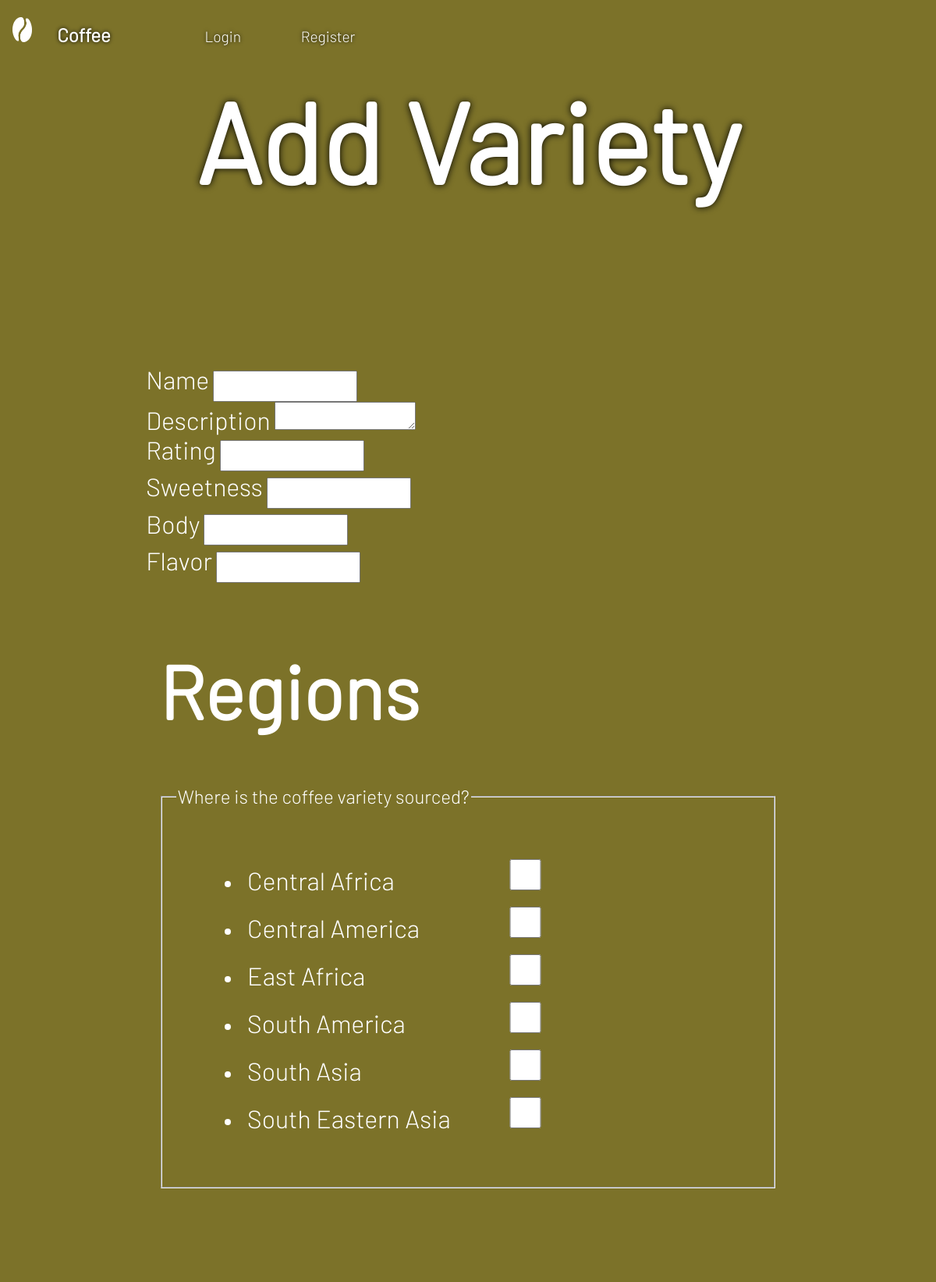
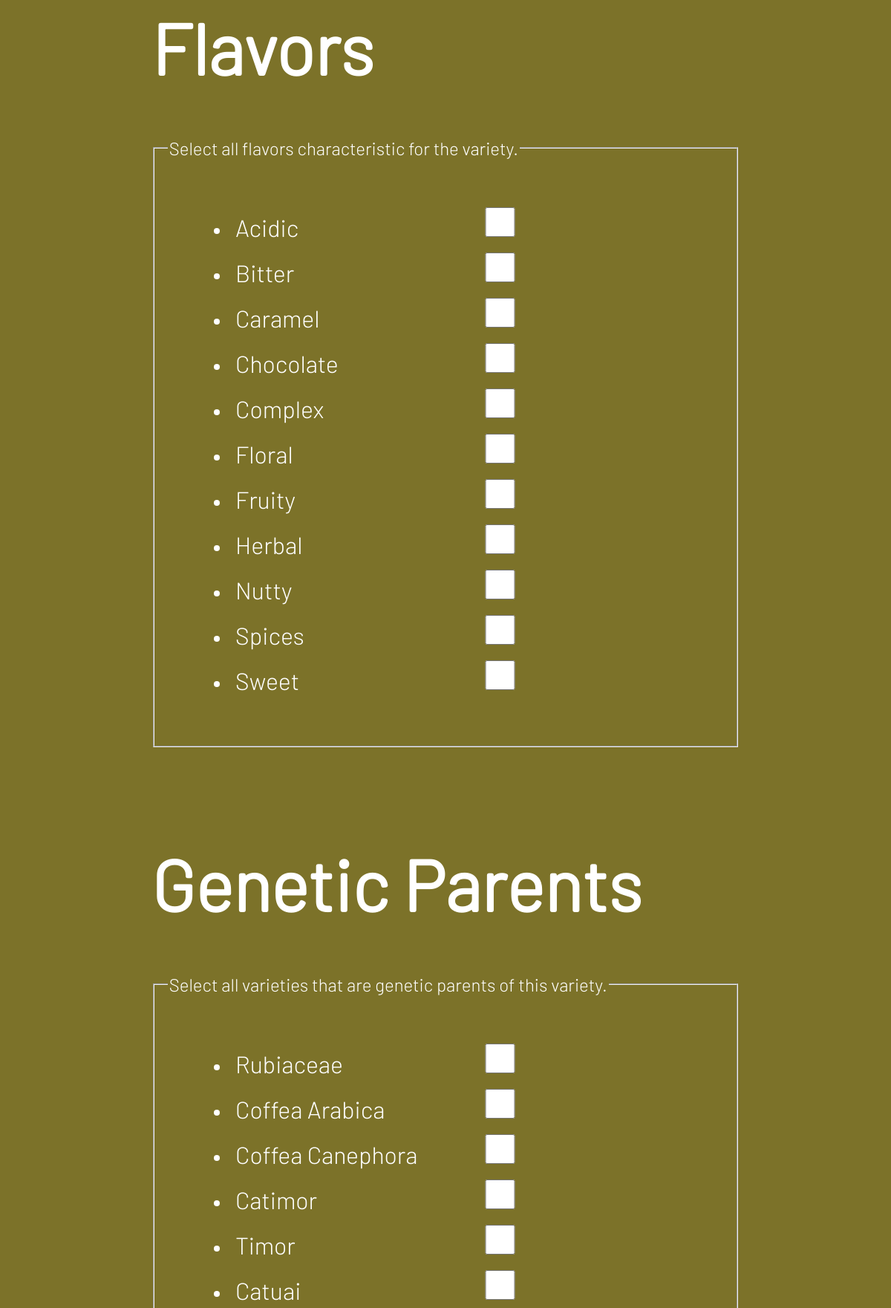
The app's page /add_variety (upper part) with its own data (2 pictures, top to bottom).
### tables this page shows
CREATE TABLE varieties
(
    var_id INTEGER PRIMARY KEY AUTOINCREMENT,
    name TEXT NOT NULL,
    rating DECIMAL,
    num_of_ratings INTEGER,
    description TEXT,
    sweetness DECIMAL,
    body DECIMAL,
    flavor DECIMAL
);

### app.py (the view, shortened to what this page needs)
@expert_required
@app.route("/add_variety", methods=['GET', 'POST'])
def add_variety():
    form = AddVarietyForm()
    form.region_choices.choices = get_regions()
    form.flavor_choices.choices = get_flavors()
    form.parent_choices.choices = get_variety_names()
    return render_template('add_variety.html', form=form)

### forms.py
class AddVarietyForm(FlaskForm):
    name = StringField("Name", validators=[InputRequired()])
    description = TextAreaField('Description', validators=[InputRequired()])
    rating = DecimalField("Rating", validators=[NumberRange(0, 5), InputRequired()])
    sweetness = DecimalField("Sweetness", validators=[
                             InputRequired(), NumberRange(-10, 10)])
    body = DecimalField("Body", validators=[
                        InputRequired(), NumberRange(-10, 10)])
    flavor = DecimalField("Flavor", validators=[
                          InputRequired(), NumberRange(-10, 10)])
    region_choices = MultiCheckboxField("Region", coerce=str)
    flavor_choices = MultiCheckboxField("Flavor", coerce=str)
    parent_choices = MultiCheckboxField("Genetic Parents", coerce=str)
    submit = SubmitField("Add")

### app.py (called while the page is built)
@app.before_request
def logged_in_user():
    g.user = session.get("user_id", None)
    g.type = session.get("user_type", None)

### database.py (called while the page is built)
def get_db():
    if "db" not in g:
        g.db = sqlite3.connect(DATABASE,
        detect_types=sqlite3.PARSE_DECLTYPES)
        g.db.row_factory = sqlite3.Row
    return g.db

### sql_funcs.py (called while the page is built)
def get_regions():
    db = get_db()
    regions_sql = db.execute("""SELECT region FROM regions
    GROUP BY region;""").fetchall()
    regions = [region['region'] for region in regions_sql]
    close_db()
    return regions

def get_flavors():
    db = get_db()
    flavors_sql = db.execute("""SELECT flavor FROM flavors
    GROUP BY flavor;""").fetchall()
    flavors = [flavor['flavor'] for flavor in flavors_sql]
    close_db()
    return flavors

def get_variety_names():
    db = get_db()
    variety_names_sql = db.execute(
        """SELECT name FROM varieties ORDER BY rating;""").fetchall()
    variety_names = [variety_name['name']
                     for variety_name in variety_names_sql]
    close_db()
    return variety_names

### templates/add_variety.html (shortened to what this page needs)
{% extends 'base_compact.html' %}
{% block main_heading %}
<h1 class="title">Add Variety</h1>
{% endblock %}
{% block main_content %}
<main>
    <section class=variety_form>
        <form action="" method="POST" novalidate>
            {{ form.name.label }}
            {{ form.name() }}
            <br />
            {{ form.description.label }}
            {{ form.description() }}
            <br />
            {{ form.rating.label }}
            {{ form.rating() }}
            <br />
            {{ form.sweetness.label }}
            {{ form.sweetness() }}
            <br />
            {{ form.body.label }}
            {{ form.body() }}
            <br />
            {{ form.flavor.label }}
            {{ form.flavor() }}
            <section class="checkbox_form">
                <h2>Regions</h2>
                <fieldset>
                    <legend>Where is the coffee variety sourced?</legend>
                    <ul>
                        {% for region in form.region_choices %}
                        <li>
                            {{ region.label() }}
                            {{ region() }}
                        </li>
                        {% endfor %}
                    </ul>
                </fieldset>
            </section>
            <br />
            <section class="checkbox_form">
                <h2>Flavors</h2>
                <fieldset>
                    <legend>Select all flavors characteristic for the variety.</legend>
                    <ul>
                        {% for flavor in form.flavor_choices %}
                        <li>
                            {{ flavor.label() }}
                            {{ flavor() }}
                        </li>
                        {% endfor %}
                    </ul>
                </fieldset>
            </section>
            <br />
            <section class="checkbox_form">
                <h2>Genetic Parents</h2>
                <fieldset>
                    <legend>Select all varieties that are genetic parents of this variety.</legend>
                    <ul>
                        {% for parent in form.parent_choices %}
                        <li>
                            {{ parent.label() }}
                            {{ parent() }}
                        </li>
                        {% endfor %}
                    </ul>
                </fieldset>
            </section>
            <br />
        </form>
    </section>
</main>
{% endblock %}

### static/styles.css (style rules this page uses)
*, *:before, *:after { box-sizing: border-box; }
html { --base-color: #7C7229; --background-color: #353620; --main-color: #5d2421; --secondary-color: #ad7f1f; --font-color: white; --shadow-color: black; --alpha-color: #0e050475; }
html { background-color: var(--base-color); font-family: Barlow, sans-serif; color: var(--font-color); overflow-x: hidden; hyphens: manual; }
body { margin: 0; }
.title, .message_title { font-size: 4em; margin-top: 10%; margin-bottom: 5%; grid-row: 2; justify-self: center; }
.compact .title, .compact .message_title { font-size: 4em; grid-row: 2; margin: 0; justify-self: center; justify-content: center; }
@media screen and (min-width: 380px) { .title, .compact .title, .compact .message_title { font-size: 6em; } }
@media screen and (min-width: 550px) { .title, .compact .title { font-size: 9rem; } }
main { font-size: 1.2rem; background-color: var(--base-color); margin: 0; color: var(--font-color); padding: 0 10%; }
main h2 { font-size: 4rem; margin-top: 4rem; margin-bottom: 4rem; }
main p, main ul { width: 80%; padding-left: 5%; margin: 2em; }
main>section { border-bottom: var(--main-color) solid 2px; padding: 8% 0; }
main section { padding: 2% 2%; }
section:nth-last-child(1) { border-bottom: none; }
@media screen and (min-width: 550px) { main { font-size: 1.5rem; } }
@media screen and (min-width: 550px) { main h2 { font-size: 6rem; } }
label { font-size: 2rem; }
input { height: 3em; }
form { padding: 2em; }
.checkbox_form input, .region_form input, .flavor_form input { width: 10%; }
.checkbox_form li, .region_form li, .flavor_form li { display: flexbox; align-items: center; padding: 0.25em; }
.checkbox_form label, .region_form label, .flavor_form label { width: 10em; display: inline-block; }

### records on screen
varieties: label "Rubiaceae"
varieties: label "Coffea Arabica"
varieties: label "Coffea Canephora"
varieties: label "Catimor"
varieties: label "Timor"
varieties: label "Catuai"

### other values on screen
{{ region.label() }} "Central Africa" "Central America" "East Africa" "South America" "South Asia" "South Eastern Asia"
{{ flavor.label() }} "Acidic" "Bitter" "Caramel" "Chocolate" "Complex" "Floral" "Fruity" "Herbal" "Nutty" "Spices" "Sweet"
